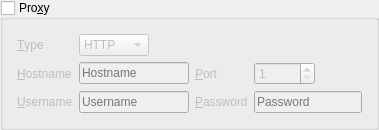
                         <widget class="QGroupBox" name="proxy">
                          <property name="sizePolicy">
                           <sizepolicy hsizetype="Preferred" vsizetype="Fixed">
                            <horstretch>0</horstretch>
                            <verstretch>0</verstretch>
                           </sizepolicy>
                          </property>
                          <property name="title">
                           <string>Pro&amp;xy</string>
                          </property>
                          <property name="flat">
                           <bool>true</bool>
                          </property>
                          <property name="checkable">
                           <bool>true</bool>
                          </property>
                          <property name="checked">
                           <bool>false</bool>
                          </property>
                          <layout class="QVBoxLayout" name="verticalLayout_61">
                           <property name="spacing">
                            <number>5</number>
                           </property>
                           <property name="leftMargin">
                            <number>5</number>
                           </property>
                           <property name="topMargin">
                            <number>5</number>
                           </property>
                           <property name="rightMargin">
                            <number>5</number>
                           </property>
                           <property name="bottomMargin">
                            <number>5</number>
                           </property>
                           <item>
                            <widget class="QFrame" name="proxy_frame">
                             <property name="frameShape">
                              <enum>QFrame::NoFrame</enum>
                             </property>
                             <layout class="QGridLayout" name="gridLayout_11">
                              <item row="0" column="1">
                               <layout class="QHBoxLayout" name="horizontalLayout_29">
                                <property name="spacing">
                                 <number>5</number>
                                </property>
                                <item>
                                 <widget class="QComboBox" name="proxyType">
                                  <property name="sizeAdjustPolicy">
                                   <enum>QComboBox::AdjustToContents</enum>
                                  </property>
                                  <item>
                                   <property name="text">
                                    <string>HTTP</string>
                                   </property>
                                  </item>
                                  <item>
                                   <property name="text">
                                    <string>Socks5</string>
                                   </property>
                                  </item>
                                  <item>
                                   <property name="text">
                                    <string>System</string>
                                   </property>
                                  </item>
                                 </widget>
                                </item>
                                <item>
                                 <spacer name="horizontalSpacer_28">
                                  <property name="orientation">
                                   <enum>Qt::Horizontal</enum>
                                  </property>
                                  <property name="sizeHint" stdset="0">
                                   <size>
                                    <width>40</width>
                                    <height>20</height>
                                   </size>
                                  </property>
                                 </spacer>
                                </item>
                               </layout>
                              </item>
                              <item row="1" column="3">
                               <layout class="QHBoxLayout" name="horizontalLayout_39">
                                <property name="spacing">
                                 <number>5</number>
                                </property>
                                <item>
                                 <widget class="QSpinBox" name="proxyPort">
                                  <property name="minimum">
                                   <number>1</number>
                                  </property>
                                  <property name="maximum">
                                   <number>65535</number>
                                  </property>
                                 </widget>
                                </item>
                                <item>
                                 <spacer name="horizontalSpacer_29">
                                  <property name="orientation">
                                   <enum>Qt::Horizontal</enum>
                                  </property>
                                  <property name="sizeHint" stdset="0">
                                   <size>
                                    <width>40</width>
                                    <height>20</height>
                                   </size>
                                  </property>
                                 </spacer>
                                </item>
                               </layout>
                              </item>
                              <item row="1" column="2">
                               <widget class="QLabel" name="label_8">
                                <property name="text">
                                 <string>&amp;Port</string>
                                </property>
                                <property name="buddy">
                                 <cstring>proxyPort</cstring>
                                </property>
                               </widget>
                              </item>
                              <item row="1" column="1">
                               <widget class="QLineEdit" name="proxyHostname">
                                <property name="placeholderText">
                                 <string>Hostname</string>
                                </property>
                                <property name="clearButtonEnabled">
                                 <bool>true</bool>
                                </property>
                               </widget>
                              </item>
                              <item row="0" column="0">
                               <widget class="QLabel" name="label_3">
                                <property name="text">
                                 <string>&amp;Type</string>
                                </property>
                                <property name="buddy">
                                 <cstring>proxyType</cstring>
                                </property>
                               </widget>
                              </item>
                              <item row="1" column="0">
                               <widget class="QLabel" name="label_7">
                                <property name="text">
                                 <string>&amp;Hostname</string>
                                </property>
                                <property name="buddy">
                                 <cstring>proxyHostname</cstring>
                                </property>
                               </widget>
                              </item>
                              <item row="2" column="0">
                               <widget class="QLabel" name="label_19">
                                <property name="text">
                                 <string>&amp;Username</string>
                                </property>
                                <property name="buddy">
                                 <cstring>proxyUsername</cstring>
                                </property>
                               </widget>
                              </item>
                              <item row="2" column="1">
                               <widget class="QLineEdit" name="proxyUsername">
                                <property name="placeholderText">
                                 <string>Username</string>
                                </property>
                                <property name="clearButtonEnabled">
                                 <bool>true</bool>
                                </property>
                               </widget>
                              </item>
                              <item row="2" column="2">
                               <widget class="QLabel" name="label_20">
                                <property name="text">
                                 <string>&amp;Password</string>
                                </property>
                                <property name="buddy">
                                 <cstring>proxyPassword</cstring>
                                </property>
                               </widget>
                              </item>
                              <item row="2" column="3">
                               <widget class="QLineEdit" name="proxyPassword">
                                <property name="text">
                                 <string/>
                                </property>
                                <property name="echoMode">
                                 <enum>QLineEdit::Password</enum>
                                </property>
                                <property name="placeholderText">
                                 <string>Password</string>
                                </property>
                                <property name="clearButtonEnabled">
                                 <bool>true</bool>
                                </property>
                               </widget>
                              </item>
                             </layout>
                             <zorder>label_3</zorder>
                             <zorder>label_7</zorder>
                             <zorder>proxyHostname</zorder>
                             <zorder>label_8</zorder>
                             <zorder>label_19</zorder>
                             <zorder>proxyUsername</zorder>
                             <zorder>label_20</zorder>
                             <zorder>proxyPassword</zorder>
                            </widget>
                           </item>
                          </layout>
                         </widget>
